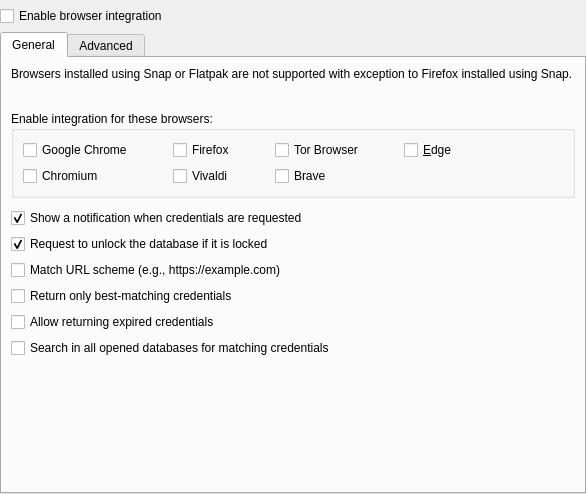
<?xml version="1.0" encoding="UTF-8"?>
<ui version="4.0">
 <class>BrowserSettingsWidget</class>
 <widget class="QWidget" name="BrowserSettingsWidget">
  <property name="geometry">
   <rect>
    <x>0</x>
    <y>0</y>
    <width>584</width>
    <height>467</height>
   </rect>
  </property>
  <property name="windowTitle">
   <string>Dialog</string>
  </property>
  <layout class="QVBoxLayout" name="verticalLayout">
   <property name="leftMargin">
    <number>0</number>
   </property>
   <property name="topMargin">
    <number>0</number>
   </property>
   <property name="rightMargin">
    <number>0</number>
   </property>
   <property name="bottomMargin">
    <number>0</number>
   </property>
   <item>
    <widget class="MessageWidget" name="messageWidget" native="true"/>
   </item>
   <item>
    <widget class="QCheckBox" name="enableBrowserSupport">
     <property name="toolTip">
      <string>This is required for accessing your databases with KeePassXC-Browser</string>
     </property>
     <property name="text">
      <string>Enable browser integration</string>
     </property>
    </widget>
   </item>
   <item>
    <widget class="QTabWidget" name="tabWidget">
     <property name="currentIndex">
      <number>0</number>
     </property>
     <widget class="QWidget" name="tab">
      <attribute name="title">
       <string>General</string>
      </attribute>
      <layout class="QVBoxLayout" name="verticalLayout_2">
       <item>
        <widget class="QLabel" name="snapWarningLabel">
         <property name="text">
          <string>Browsers installed using Snap or Flatpak are not supported with exception to Firefox installed using Snap.</string>
         </property>
        </widget>
       </item>
       <item>
        <widget class="QLabel" name="extensionLabel"/>
       </item>
       <item>
        <spacer name="verticalSpacer_1">
         <property name="orientation">
          <enum>Qt::Vertical</enum>
         </property>
         <property name="sizeType">
          <enum>QSizePolicy::Fixed</enum>
         </property>
         <property name="sizeHint" stdset="0">
          <size>
           <width>20</width>
           <height>4</height>
          </size>
         </property>
        </spacer>
       </item>
       <item>
        <widget class="QGroupBox" name="browsersGroupBox">
         <property name="title">
          <string>Enable integration for these browsers:</string>
         </property>
         <layout class="QGridLayout" name="gridLayout">
          <property name="horizontalSpacing">
           <number>40</number>
          </property>
          <item row="1" column="1">
           <widget class="QCheckBox" name="vivaldiSupport">
            <property name="text">
             <string>Vivaldi</string>
            </property>
            <property name="checked">
             <bool>false</bool>
            </property>
           </widget>
          </item>
          <item row="0" column="3">
           <widget class="QCheckBox" name="edgeSupport">
            <property name="text">
             <string>&amp;Edge</string>
            </property>
            <property name="checked">
             <bool>false</bool>
            </property>
           </widget>
          </item>
          <item row="0" column="1">
           <widget class="QCheckBox" name="firefoxSupport">
            <property name="text">
             <string>Firefox</string>
            </property>
            <property name="checked">
             <bool>false</bool>
            </property>
           </widget>
          </item>
          <item row="0" column="2">
           <widget class="QCheckBox" name="torBrowserSupport">
            <property name="text">
             <string>Tor Browser</string>
            </property>
            <property name="checked">
             <bool>false</bool>
            </property>
           </widget>
          </item>
          <item row="1" column="2">
           <widget class="QCheckBox" name="braveSupport">
            <property name="text">
             <string>Brave</string>
            </property>
            <property name="checked">
             <bool>false</bool>
            </property>
           </widget>
          </item>
          <item row="0" column="0">
           <widget class="QCheckBox" name="chromeSupport">
            <property name="text">
             <string>Google Chrome</string>
            </property>
            <property name="checked">
             <bool>false</bool>
            </property>
           </widget>
          </item>
          <item row="1" column="0">
           <widget class="QCheckBox" name="chromiumSupport">
            <property name="text">
             <string>Chromium</string>
            </property>
            <property name="checked">
             <bool>false</bool>
            </property>
           </widget>
          </item>
          <item row="0" column="4">
           <spacer name="horizontalSpacer">
            <property name="orientation">
             <enum>Qt::Horizontal</enum>
            </property>
            <property name="sizeHint" stdset="0">
             <size>
              <width>40</width>
              <height>20</height>
             </size>
            </property>
           </spacer>
          </item>
         </layout>
        </widget>
       </item>
       <item>
        <spacer name="verticalSpacer">
         <property name="orientation">
          <enum>Qt::Vertical</enum>
         </property>
         <property name="sizeType">
          <enum>QSizePolicy::Fixed</enum>
         </property>
         <property name="sizeHint" stdset="0">
          <size>
           <width>20</width>
           <height>4</height>
          </size>
         </property>
        </spacer>
       </item>
       <item>
        <widget class="QCheckBox" name="showNotification">
         <property name="text">
          <string extracomment="Credentials mean login data requested via browser extension">Show a notification when credentials are requested</string>
         </property>
         <property name="checked">
          <bool>true</bool>
         </property>
        </widget>
       </item>
       <item>
        <widget class="QCheckBox" name="unlockDatabase">
         <property name="text">
          <string>Request to unlock the database if it is locked</string>
         </property>
         <property name="checked">
          <bool>true</bool>
         </property>
        </widget>
       </item>
       <item>
        <widget class="QCheckBox" name="matchUrlScheme">
         <property name="toolTip">
          <string>Only entries with the same scheme (http://, https://, …) are returned.</string>
         </property>
         <property name="text">
          <string>Match URL scheme (e.g., https://example.com)</string>
         </property>
        </widget>
       </item>
       <item>
        <widget class="QCheckBox" name="bestMatchOnly">
         <property name="toolTip">
          <string>Only returns the best matches for a specific URL instead of all entries for the whole domain.</string>
         </property>
         <property name="text">
          <string>Return only best-matching credentials</string>
         </property>
        </widget>
       </item>
       <item>
        <widget class="QCheckBox" name="allowExpiredCredentials">
         <property name="toolTip">
          <string>Returns expired credentials. String [expired] is added to the title.</string>
         </property>
         <property name="text">
          <string>Allow returning expired credentials</string>
         </property>
        </widget>
       </item>
       <item>
        <widget class="QCheckBox" name="searchInAllDatabases">
         <property name="toolTip">
          <string>All databases connected to the extension will return matching credentials.</string>
         </property>
         <property name="text">
          <string extracomment="Credentials mean login data requested via browser extension">Search in all opened databases for matching credentials</string>
         </property>
        </widget>
       </item>
       <item>
        <spacer name="verticalSpacer_2">
         <property name="orientation">
          <enum>Qt::Vertical</enum>
         </property>
         <property name="sizeHint" stdset="0">
          <size>
           <width>20</width>
           <height>40</height>
          </size>
         </property>
        </spacer>
       </item>
      </layout>
     </widget>
     <widget class="QWidget" name="tab_2">
      <attribute name="title">
       <string>Advanced</string>
      </attribute>
      <layout class="QVBoxLayout" name="verticalLayout_6">
       <item>
        <widget class="MessageWidget" name="advancedMessageWidget" native="true">
         <property name="text" stdset="0">
          <string>&lt;b&gt;Warning:&lt;/b&gt; Only adjust these settings if necessary.</string>
         </property>
         <property name="closeButtonVisible" stdset="0">
          <bool>false</bool>
         </property>
         <property name="messageType" stdset="0">
          <number>2</number>
         </property>
        </widget>
       </item>
       <item>
        <widget class="QCheckBox" name="alwaysAllowAccess">
         <property name="text">
          <string extracomment="Credentials mean login data requested via browser extension">Never ask before accessing credentials</string>
         </property>
        </widget>
       </item>
       <item>
        <widget class="QCheckBox" name="alwaysAllowUpdate">
         <property name="text">
          <string extracomment="Credentials mean login data requested via browser extension">Never ask before updating credentials</string>
         </property>
        </widget>
       </item>
       <item>
        <widget class="QCheckBox" name="httpAuthPermission">
         <property name="text">
          <string extracomment="An extra HTTP Basic Auth setting">Do not ask permission for HTTP Basic Auth</string>
         </property>
        </widget>
       </item>
       <item>
        <widget class="QCheckBox" name="supportKphFields">
         <property name="toolTip">
          <string>Automatically creating or updating string fields is not supported.</string>
         </property>
         <property name="text">
          <string>Return advanced string fields which start with &quot;KPH: &quot;</string>
         </property>
        </widget>
       </item>
       <item>
        <widget class="QCheckBox" name="allowLocalhostWithPasskeys">
         <property name="toolTip">
          <string>Allows using insecure http://localhost with passkeys for testing purposes.</string>
         </property>
         <property name="text">
          <string>Allow using localhost with passkeys</string>
         </property>
        </widget>
       </item>
       <item>
        <widget class="QCheckBox" name="noMigrationPrompt">
         <property name="toolTip">
          <string>Don't display the popup suggesting migration of legacy KeePassHTTP settings.</string>
         </property>
         <property name="text">
          <string>Do not prompt for KeePassHTTP settings migration.</string>
         </property>
        </widget>
       </item>
       <item>
        <widget class="QCheckBox" name="updateBinaryPath">
         <property name="toolTip">
          <string>Updates KeePassXC or keepassxc-proxy binary path automatically to native messaging scripts on startup.</string>
         </property>
         <property name="text">
          <string>Update native messaging manifest files at startup</string>
         </property>
        </widget>
       </item>
       <item>
        <widget class="QCheckBox" name="allowGetDatabaseEntriesRequest">
         <property name="toolTip">
          <string>Allow keepassxc-proxy to list all entries with their title, URL and UUID in connected databases.</string>
         </property>
         <property name="text">
          <string>Allow limited access to all entries in connected databases (ignores site access restrictions)</string>
         </property>
        </widget>
       </item>
       <item>
        <widget class="QCheckBox" name="useCustomProxy">
         <property name="toolTip">
          <string>Use a custom proxy location if you installed a proxy manually.</string>
         </property>
         <property name="text">
          <string comment="Meant is the proxy for KeePassXC-Browser">Use a custom proxy location:</string>
         </property>
        </widget>
       </item>
       <item>
        <layout class="QHBoxLayout" name="horizontalLayout">
         <item>
          <spacer name="horizontalSpacer_4">
           <property name="orientation">
            <enum>Qt::Horizontal</enum>
           </property>
           <property name="sizeType">
            <enum>QSizePolicy::Fixed</enum>
           </property>
           <property name="sizeHint" stdset="0">
            <size>
             <width>15</width>
             <height>20</height>
            </size>
           </property>
          </spacer>
         </item>
         <item>
          <widget class="QLineEdit" name="customProxyLocation">
           <property name="sizePolicy">
            <sizepolicy hsizetype="MinimumExpanding" vsizetype="Fixed">
             <horstretch>0</horstretch>
             <verstretch>0</verstretch>
            </sizepolicy>
           </property>
           <property name="minimumSize">
            <size>
             <width>450</width>
             <height>0</height>
            </size>
           </property>
           <property name="accessibleName">
            <string>Custom proxy location field</string>
           </property>
           <property name="maxLength">
            <number>999</number>
           </property>
           <property name="alignment">
            <set>Qt::AlignLeading|Qt::AlignLeft|Qt::AlignVCenter</set>
           </property>
          </widget>
         </item>
         <item>
          <widget class="QPushButton" name="customProxyLocationBrowseButton">
           <property name="accessibleName">
            <string>Browser for custom proxy file</string>
           </property>
           <property name="text">
            <string extracomment="Button for opening file dialog">Browse…</string>
           </property>
          </widget>
         </item>
         <item>
          <spacer name="horizontalSpacer_3">
           <property name="orientation">
            <enum>Qt::Horizontal</enum>
           </property>
           <property name="sizeHint" stdset="0">
            <size>
             <width>40</width>
             <height>20</height>
            </size>
           </property>
          </spacer>
         </item>
        </layout>
       </item>
       <item>
        <widget class="QCheckBox" name="customBrowserSupport">
         <property name="text">
          <string>Use a custom browser configuration location:</string>
         </property>
         <property name="checked">
          <bool>false</bool>
         </property>
        </widget>
       </item>
       <item>
        <widget class="QGroupBox" name="customBrowserGroupBox">
         <property name="title">
          <string/>
         </property>
         <layout class="QVBoxLayout" name="verticalLayout_3">
          <item>
           <layout class="QHBoxLayout" name="horizontalLayout_2">
            <item>
             <widget class="QLabel" name="customBrowserLabel">
              <property name="sizePolicy">
               <sizepolicy hsizetype="Preferred" vsizetype="Fixed">
                <horstretch>0</horstretch>
                <verstretch>0</verstretch>
               </sizepolicy>
              </property>
              <property name="styleSheet">
               <string notr="true">margin-right: 5px</string>
              </property>
              <property name="text">
               <string>Browser type:</string>
              </property>
             </widget>
            </item>
            <item>
             <widget class="QComboBox" name="browserTypeComboBox">
              <property name="sizePolicy">
               <sizepolicy hsizetype="Preferred" vsizetype="Fixed">
                <horstretch>0</horstretch>
                <verstretch>0</verstretch>
               </sizepolicy>
              </property>
              <property name="focusPolicy">
               <enum>Qt::StrongFocus</enum>
              </property>
              <property name="accessibleName">
               <string>Toolbar button style</string>
              </property>
              <property name="sizeAdjustPolicy">
               <enum>QComboBox::AdjustToContents</enum>
              </property>
             </widget>
            </item>
            <item>
             <spacer name="horizontalSpacer_5">
              <property name="orientation">
               <enum>Qt::Horizontal</enum>
              </property>
              <property name="sizeHint" stdset="0">
               <size>
                <width>40</width>
                <height>20</height>
               </size>
              </property>
             </spacer>
            </item>
           </layout>
          </item>
          <item>
           <layout class="QHBoxLayout" name="horizontalLayout_3">
            <item>
             <widget class="QLabel" name="customBrowserLabel_2">
              <property name="sizePolicy">
               <sizepolicy hsizetype="Preferred" vsizetype="Fixed">
                <horstretch>0</horstretch>
                <verstretch>0</verstretch>
               </sizepolicy>
              </property>
              <property name="styleSheet">
               <string notr="true">margin-right: 5px</string>
              </property>
              <property name="text">
               <string>Config Location:</string>
              </property>
             </widget>
            </item>
            <item>
             <widget class="QLineEdit" name="customBrowserLocation">
              <property name="sizePolicy">
               <sizepolicy hsizetype="MinimumExpanding" vsizetype="Fixed">
                <horstretch>0</horstretch>
                <verstretch>0</verstretch>
               </sizepolicy>
              </property>
              <property name="minimumSize">
               <size>
                <width>350</width>
                <height>0</height>
               </size>
              </property>
              <property name="accessibleName">
               <string>Custom browser location field</string>
              </property>
              <property name="maxLength">
               <number>999</number>
              </property>
              <property name="alignment">
               <set>Qt::AlignLeading|Qt::AlignLeft|Qt::AlignVCenter</set>
              </property>
              <property name="placeholderText">
               <string notr="true">~/.config/mozilla/native-messaging-hosts/</string>
              </property>
             </widget>
            </item>
            <item>
             <widget class="QPushButton" name="customBrowserLocationBrowseButton">
              <property name="accessibleName">
               <string>Browse for custom browser path</string>
              </property>
              <property name="text">
               <string extracomment="Button for opening file dialog">Browse…</string>
              </property>
             </widget>
            </item>
           </layout>
          </item>
         </layout>
        </widget>
       </item>
       <item>
        <widget class="QWidget" name="customExtensionIdContainer" native="true">
         <layout class="QHBoxLayout" name="customExtensionBox" stretch="0,0,1">
          <property name="topMargin">
           <number>6</number>
          </property>
          <item>
           <widget class="QLabel" name="customExtensionLabel">
            <property name="text">
             <string>Custom extension ID:</string>
            </property>
           </widget>
          </item>
          <item>
           <widget class="QLineEdit" name="customExtensionId">
            <property name="sizePolicy">
             <sizepolicy hsizetype="MinimumExpanding" vsizetype="Fixed">
              <horstretch>0</horstretch>
              <verstretch>0</verstretch>
             </sizepolicy>
            </property>
            <property name="minimumSize">
             <size>
              <width>250</width>
              <height>0</height>
             </size>
            </property>
            <property name="accessibleName">
             <string>Custom extension ID</string>
            </property>
            <property name="maxLength">
             <number>999</number>
            </property>
            <property name="alignment">
             <set>Qt::AlignLeading|Qt::AlignLeft|Qt::AlignVCenter</set>
            </property>
           </widget>
          </item>
          <item>
           <spacer name="horizontalSpacer_2">
            <property name="orientation">
             <enum>Qt::Horizontal</enum>
            </property>
            <property name="sizeHint" stdset="0">
             <size>
              <width>40</width>
              <height>20</height>
             </size>
            </property>
           </spacer>
          </item>
         </layout>
        </widget>
       </item>
       <item>
        <spacer name="verticalSpacer_5">
         <property name="orientation">
          <enum>Qt::Vertical</enum>
         </property>
         <property name="sizeHint" stdset="0">
          <size>
           <width>20</width>
           <height>40</height>
          </size>
         </property>
        </spacer>
       </item>
      </layout>
     </widget>
    </widget>
   </item>
  </layout>
 </widget>
 <customwidgets>
  <customwidget>
   <class>MessageWidget</class>
   <extends>QWidget</extends>
   <header>gui/MessageWidget.h</header>
   <container>1</container>
  </customwidget>
 </customwidgets>
 <resources/>
 <connections/>
</ui>
